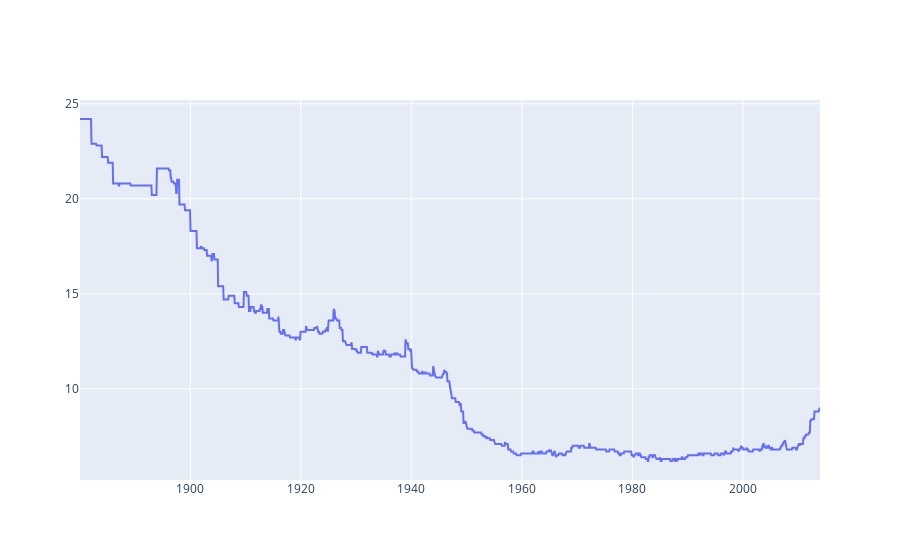

Notebook code for this chart:
### Code cell
import plotly.offline as py
import plotly.graph_objs as go
gsl_data = go.Scatter(x=gsl['Time'],y=gsl['GMSL'])
gsl_data_1 = go.Scatter(x=gsl['Time'],y=gsl['GMSL uncertainty'])
price = go.Scatter(x=gsl['Time'],y=gsl['GMSL uncertainty'],name="GMSL Uncertainty")
py.iplot([price])

### Figure 1 — Plotly figure (JSON) as saved in the notebook; plotly's stock layout.template omitted (floating-point values rounded to 4 significant figures; data arrays with more than 128 entries replaced by an {"elided": "..."} marker saying what was removed)
{"data": [{"name": "GMSL Uncertainty", "type": "scatter", "x": {"elided": "1608 str values"}, "y": {"elided": "1608 float values"}}], "layout": {}}
